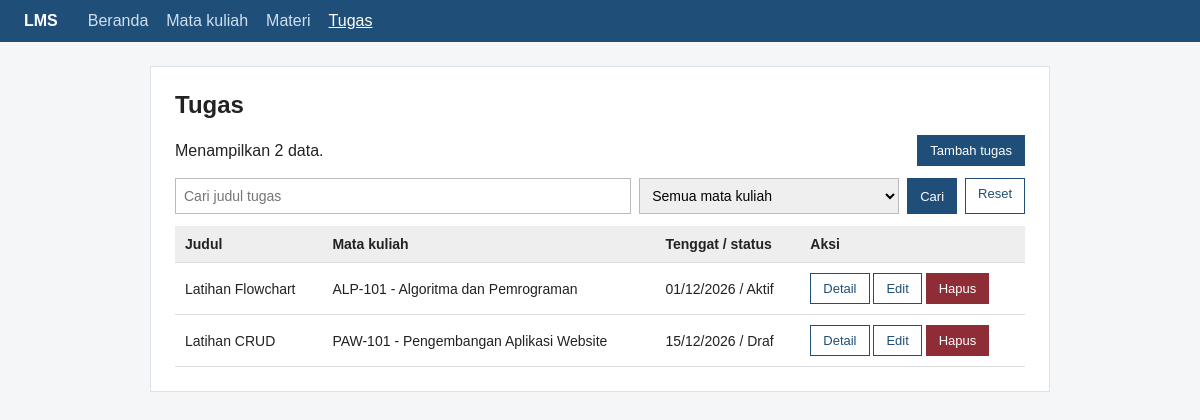
/tugas.php, run on the app's committed database.
### tables this page shows
CREATE TABLE IF NOT EXISTS tugas (
  id INT UNSIGNED AUTO_INCREMENT PRIMARY KEY,
  mata_kuliah_id INT UNSIGNED NOT NULL,
  judul VARCHAR(150) NOT NULL,
  instruksi TEXT NOT NULL,
  tenggat DATE NOT NULL,
  status VARCHAR(20) NOT NULL,
  FOREIGN KEY (mata_kuliah_id) REFERENCES mata_kuliah(id) ON DELETE RESTRICT
);

CREATE TABLE IF NOT EXISTS mata_kuliah (
  id INT UNSIGNED AUTO_INCREMENT PRIMARY KEY,
  kode VARCHAR(20) NOT NULL UNIQUE,
  nama VARCHAR(100) NOT NULL,
  dosen VARCHAR(100) NOT NULL,
  semester TINYINT UNSIGNED NOT NULL
);

### tugas.php (the view)
<?php
require 'koneksi.php';
$q = (isset($_GET['q']) && is_string($_GET['q'])) ? trim($_GET['q']) : '';
$mk = valid_id($_GET['mk'] ?? null) ?? 0;
$like = '%' . addcslashes($q, '%_\\') . '%';
$st = $conn->prepare('SELECT t.id, t.judul, t.tenggat, t.status, k.kode, k.nama FROM tugas t JOIN mata_kuliah k ON k.id = t.mata_kuliah_id WHERE t.judul LIKE ? AND (? = 0 OR t.mata_kuliah_id = ?) ORDER BY t.tenggat, t.judul');
$st->bind_param('sii', $like, $mk, $mk);
$st->execute();
$rows = $st->get_result()->fetch_all(MYSQLI_ASSOC);
$daftar = daftar_mk($conn);
layout_start('Tugas', 'tugas');
?>
<h1>Tugas</h1>
<div class="bar">
    <span>Menampilkan <?= count($rows) ?> data.</span>
    <a class="btn pri" href="tugas_form.php">Tambah tugas</a>
</div>
<form method="get" class="search">
    <input type="text" name="q" value="<?= e($q) ?>" placeholder="Cari judul tugas">
    <select name="mk"><?= opsi_mk($daftar, $mk ?: '', true) ?></select>
    <button class="btn pri">Cari</button>
    <a class="btn" href="tugas.php">Reset</a>
</form>
<?php if (!$rows): ?>
    <div class="kosong">Data tidak ditemukan.</div>
<?php else: ?>
    <table>
        <thead>
            <tr>
                <th>Judul</th>
                <th>Mata kuliah</th>
                <th>Tenggat / status</th>
                <th>Aksi</th>
            </tr>
        </thead>
        <tbody>
            <?php foreach ($rows as $r): ?>
                <tr>
                    <td><?= e($r['judul']) ?></td>
                    <td><?= e($r['kode']) ?> - <?= e($r['nama']) ?></td>
                    <td><?= e(tgl($r['tenggat'])) ?> / <?= e($r['status']) ?></td>
                    <td class="aksi">
                        <a class="btn" href="tugas_detail.php?id=<?= (int)$r['id'] ?>">Detail</a>
                        <a class="btn" href="tugas_form.php?id=<?= (int)$r['id'] ?>">Edit</a>
                        <a class="btn bahaya" href="hapus.php?t=tugas&amp;id=<?= (int)$r['id'] ?>">Hapus</a>
                    </td>
                </tr>
            <?php endforeach; ?>
        </tbody>
    </table>
<?php endif; ?>
<?php layout_end(); ?>

### koneksi.php (shortened to what this page needs)
<?php
function e($v) {
    return htmlspecialchars((string)$v, ENT_QUOTES | ENT_SUBSTITUTE, 'UTF-8');
}
function flash_html() {
    if (empty($_SESSION['flash'])) {
        return '';
    }
    [$t, $p] = $_SESSION['flash'];
    return '<div class="alert ' . e($t) . '">' . e($p) . '</div>';
}
function valid_id($v) {
    if (!is_string($v) || !ctype_digit($v) || strlen($v) > 10) {
        return null;
    }
    $n = (int)$v;
    return ($n >= 1 && $n <= 4294967295) ? $n : null;
}
function tgl($d) {
    $t = strtotime($d);
    return $t ? date('d/m/Y', $t) : $d;
}
function daftar_mk($conn) {
    $st = $conn->prepare('SELECT id, kode, nama FROM mata_kuliah ORDER BY nama');
    $st->execute();
    return $st->get_result()->fetch_all(MYSQLI_ASSOC);
}
function opsi_mk($daftar, $pilih, $semua = false) {
    $h = '<option value="">' . ($semua ? 'Semua mata kuliah' : 'Pilih Mata kuliah') . '</option>';
    foreach ($daftar as $m) {
        $h .= '<option value="' . (int)$m['id'] . '"' . ((string)$m['id'] === (string)$pilih ? ' selected' : '') . '>'
            . e($m['kode'] . ' - ' . $m['nama']) . '</option>';
    }
    return $h;
}
function layout_start($judul, $aktif = '') {
    $nav = [
        'index.php' => ['Beranda', 'beranda'],
        'mata_kuliah.php' => ['Mata kuliah', 'mk'],
        'materi.php' => ['Materi', 'materi'],
        'tugas.php' => ['Tugas', 'tugas']
    ];
    echo '<!DOCTYPE html><html lang="id"><head><meta charset="UTF-8"><meta name="viewport" content="width=device-width, initial-scale=1">'
        . '<title>' . e($judul) . ' - LMS</title><link rel="stylesheet" href="style.css"></head><body><nav class="nav"><strong>LMS</strong>';
    foreach ($nav as $u => [$l, $k]) {
        echo '<a href="' . $u . '"' . ($aktif === $k ? ' class="on"' : '') . '>' . $l . '</a>';
    }
    echo '</nav><main class="box">' . flash_html();
}
function layout_end() {
    echo '</main></body></html>';
}

### style.css (style rules this page uses)
* { box-sizing: border-box; }
body { font-family: Arial, Helvetica, sans-serif; background: #f4f6f8; color: #222; margin: 0; }
.nav { background: #1f4e79; padding: 12px 24px; display: flex; gap: 18px; align-items: center; }
.nav strong { color: #fff; margin-right: 12px; }
.nav a { color: #cfe0f1; text-decoration: none; }
.nav a.on, .nav a:hover { color: #fff; text-decoration: underline; }
.box { max-width: 900px; margin: 24px auto; background: #fff; border: 1px solid #dde3e9; padding: 24px; }
h1 { font-size: 24px; margin-top: 0; }
.bar { display: flex; justify-content: space-between; align-items: center; margin-bottom: 12px; }
table { width: 100%; border-collapse: collapse; margin-top: 12px; }
th { background: #eee; text-align: left; }
th, td { padding: 10px; border-bottom: 1px solid #ddd; font-size: 14px; vertical-align: middle; }
.btn { display: inline-block; padding: 7px 12px; border: 1px solid #1f4e79; background: #fff; color: #1f4e79; text-decoration: none; font-size: 13px; cursor: pointer; font-family: inherit; }
.btn.pri { background: #1f4e79; color: #fff; }
.btn.bahaya { background: #8f2d36; border-color: #8f2d36; color: #fff; }
.search { display: flex; gap: 8px; flex-wrap: wrap; margin-bottom: 8px; }
.search input[type=text] { flex: 1; min-width: 160px; }
input[type=text], input[type=date], select, textarea { width: 100%; padding: 8px; border: 1px solid #bbb; font-family: inherit; font-size: 14px; }
.search select { width: auto; max-width: 260px; }
.aksi { white-space: nowrap; }

### data on the page
tugas: judul "Latihan Flowchart", mata_kuliah.kode "ALP-101", mata_kuliah.nama "Algoritma dan Pemrograman", tenggat "01/12/2026", status "Aktif"
tugas: judul "Latihan CRUD", mata_kuliah.kode "PAW-101", mata_kuliah.nama "Pengembangan Aplikasi Website", tenggat "15/12/2026", status "Draf"

### other printed values
$l "Beranda"
$l "Mata kuliah"
$l "Materi"
$l "Tugas"
count($rows) "2"
